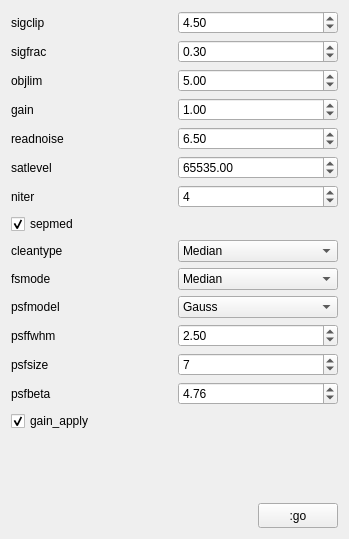
<?xml version="1.0" encoding="UTF-8"?>
<ui version="4.0">
 <class>FormCosmicCleaner</class>
 <widget class="QWidget" name="FormCosmicCleaner">
  <property name="geometry">
   <rect>
    <x>0</x>
    <y>0</y>
    <width>349</width>
    <height>539</height>
   </rect>
  </property>
  <property name="windowTitle">
   <string>Cosmic Cleaner</string>
  </property>
  <layout class="QGridLayout" name="gridLayout_3">
   <item row="0" column="0">
    <layout class="QGridLayout" name="gridLayout_2">
     <item row="11" column="1">
      <widget class="QDoubleSpinBox" name="doubleSpinPsffwhm">
       <property name="minimum">
        <double>-9999999999999.000000000000000</double>
       </property>
       <property name="maximum">
        <double>9999999999999.000000000000000</double>
       </property>
       <property name="value">
        <double>2.500000000000000</double>
       </property>
      </widget>
     </item>
     <item row="3" column="0">
      <widget class="QLabel" name="label_4">
       <property name="text">
        <string>gain</string>
       </property>
      </widget>
     </item>
     <item row="6" column="1">
      <widget class="QSpinBox" name="spinBoxNiter">
       <property name="maximum">
        <number>999999999</number>
       </property>
       <property name="value">
        <number>4</number>
       </property>
      </widget>
     </item>
     <item row="13" column="1">
      <widget class="QDoubleSpinBox" name="doubleSpinPsfbeta">
       <property name="minimum">
        <double>-9999999999999.000000000000000</double>
       </property>
       <property name="maximum">
        <double>9999999999999.000000000000000</double>
       </property>
       <property name="value">
        <double>4.760000000000000</double>
       </property>
      </widget>
     </item>
     <item row="11" column="0">
      <widget class="QLabel" name="label_12">
       <property name="text">
        <string>psffwhm</string>
       </property>
      </widget>
     </item>
     <item row="9" column="1">
      <widget class="QComboBox" name="comboBoxFsmode">
       <item>
        <property name="text">
         <string>Median</string>
        </property>
       </item>
       <item>
        <property name="text">
         <string>Convolve</string>
        </property>
       </item>
      </widget>
     </item>
     <item row="2" column="0">
      <widget class="QLabel" name="label_3">
       <property name="text">
        <string>objlim</string>
       </property>
      </widget>
     </item>
     <item row="0" column="0">
      <widget class="QLabel" name="label">
       <property name="text">
        <string>sigclip</string>
       </property>
      </widget>
     </item>
     <item row="6" column="0">
      <widget class="QLabel" name="label_8">
       <property name="text">
        <string>niter</string>
       </property>
      </widget>
     </item>
     <item row="12" column="0">
      <widget class="QLabel" name="label_13">
       <property name="text">
        <string>psfsize</string>
       </property>
      </widget>
     </item>
     <item row="14" column="0" colspan="2">
      <widget class="QCheckBox" name="checkBoxGain_apply">
       <property name="text">
        <string>gain_apply</string>
       </property>
       <property name="checked">
        <bool>true</bool>
       </property>
      </widget>
     </item>
     <item row="10" column="0">
      <widget class="QLabel" name="label_11">
       <property name="text">
        <string>psfmodel</string>
       </property>
      </widget>
     </item>
     <item row="8" column="1">
      <widget class="QComboBox" name="comboBoxCleantype">
       <item>
        <property name="text">
         <string>Median</string>
        </property>
       </item>
       <item>
        <property name="text">
         <string>MedMask</string>
        </property>
       </item>
       <item>
        <property name="text">
         <string>MeanMask</string>
        </property>
       </item>
       <item>
        <property name="text">
         <string>idw</string>
        </property>
       </item>
      </widget>
     </item>
     <item row="8" column="0">
      <widget class="QLabel" name="label_9">
       <property name="text">
        <string>cleantype</string>
       </property>
      </widget>
     </item>
     <item row="13" column="0">
      <widget class="QLabel" name="label_14">
       <property name="text">
        <string>psfbeta</string>
       </property>
      </widget>
     </item>
     <item row="2" column="1">
      <widget class="QDoubleSpinBox" name="doubleSpinObjlim">
       <property name="minimum">
        <double>-9999999999999.000000000000000</double>
       </property>
       <property name="maximum">
        <double>9999999999999.000000000000000</double>
       </property>
       <property name="value">
        <double>5.000000000000000</double>
       </property>
      </widget>
     </item>
     <item row="5" column="1">
      <widget class="QDoubleSpinBox" name="doubleSpinSatlevel">
       <property name="minimum">
        <double>-9999999999999.000000000000000</double>
       </property>
       <property name="maximum">
        <double>9999999999999.000000000000000</double>
       </property>
       <property name="value">
        <double>65535.000000000000000</double>
       </property>
      </widget>
     </item>
     <item row="9" column="0">
      <widget class="QLabel" name="label_10">
       <property name="text">
        <string>fsmode</string>
       </property>
      </widget>
     </item>
     <item row="4" column="1">
      <widget class="QDoubleSpinBox" name="doubleSpinReadnoise">
       <property name="minimum">
        <double>-9999999999999.000000000000000</double>
       </property>
       <property name="maximum">
        <double>9999999999999.000000000000000</double>
       </property>
       <property name="value">
        <double>6.500000000000000</double>
       </property>
      </widget>
     </item>
     <item row="4" column="0">
      <widget class="QLabel" name="label_5">
       <property name="text">
        <string>readnoise</string>
       </property>
      </widget>
     </item>
     <item row="3" column="1">
      <widget class="QDoubleSpinBox" name="doubleSpinGain">
       <property name="minimum">
        <double>-9999999999999.000000000000000</double>
       </property>
       <property name="maximum">
        <double>9999999999999.000000000000000</double>
       </property>
       <property name="value">
        <double>1.000000000000000</double>
       </property>
      </widget>
     </item>
     <item row="0" column="1">
      <widget class="QDoubleSpinBox" name="doubleSpinSigclip">
       <property name="minimum">
        <double>-99999999999999.000000000000000</double>
       </property>
       <property name="maximum">
        <double>99999999999999.000000000000000</double>
       </property>
       <property name="value">
        <double>4.500000000000000</double>
       </property>
      </widget>
     </item>
     <item row="12" column="1">
      <widget class="QSpinBox" name="spinBoxPsfsize">
       <property name="maximum">
        <number>999999999</number>
       </property>
       <property name="value">
        <number>7</number>
       </property>
      </widget>
     </item>
     <item row="5" column="0">
      <widget class="QLabel" name="label_6">
       <property name="text">
        <string>satlevel</string>
       </property>
      </widget>
     </item>
     <item row="7" column="0" colspan="2">
      <widget class="QCheckBox" name="checkBoxSepmed">
       <property name="text">
        <string>sepmed</string>
       </property>
       <property name="checked">
        <bool>true</bool>
       </property>
      </widget>
     </item>
     <item row="1" column="0">
      <widget class="QLabel" name="label_2">
       <property name="text">
        <string>sigfrac</string>
       </property>
      </widget>
     </item>
     <item row="1" column="1">
      <widget class="QDoubleSpinBox" name="doubleSpinSigfrac">
       <property name="minimum">
        <double>-99999999999.000000000000000</double>
       </property>
       <property name="maximum">
        <double>99999999999.000000000000000</double>
       </property>
       <property name="value">
        <double>0.300000000000000</double>
       </property>
      </widget>
     </item>
     <item row="10" column="1">
      <widget class="QComboBox" name="comboBoxPsfmodel">
       <item>
        <property name="text">
         <string>Gauss</string>
        </property>
       </item>
       <item>
        <property name="text">
         <string>Moffat</string>
        </property>
       </item>
       <item>
        <property name="text">
         <string>GaussX</string>
        </property>
       </item>
       <item>
        <property name="text">
         <string>GaussY</string>
        </property>
       </item>
      </widget>
     </item>
    </layout>
   </item>
   <item row="1" column="0">
    <spacer name="verticalSpacer">
     <property name="orientation">
      <enum>Qt::Vertical</enum>
     </property>
     <property name="sizeHint" stdset="0">
      <size>
       <width>20</width>
       <height>2</height>
      </size>
     </property>
    </spacer>
   </item>
   <item row="2" column="0">
    <layout class="QGridLayout" name="gridLayout">
     <item row="0" column="0">
      <spacer name="horizontalSpacer">
       <property name="orientation">
        <enum>Qt::Horizontal</enum>
       </property>
       <property name="sizeHint" stdset="0">
        <size>
         <width>333</width>
         <height>20</height>
        </size>
       </property>
      </spacer>
     </item>
     <item row="0" column="1">
      <widget class="QPushButton" name="pushButtonGO">
       <property name="minimumSize">
        <size>
         <width>80</width>
         <height>25</height>
        </size>
       </property>
       <property name="maximumSize">
        <size>
         <width>80</width>
         <height>25</height>
        </size>
       </property>
       <property name="text">
        <string>:go</string>
       </property>
      </widget>
     </item>
    </layout>
   </item>
  </layout>
 </widget>
 <resources/>
 <connections/>
</ui>
